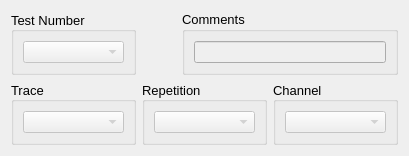
        <widget class="QWidget" name="review">
         <property name="sizePolicy">
          <sizepolicy hsizetype="Preferred" vsizetype="Preferred">
           <horstretch>0</horstretch>
           <verstretch>0</verstretch>
          </sizepolicy>
         </property>
         <attribute name="title">
          <string>Review</string>
         </attribute>
         <layout class="QGridLayout" name="gridLayout_3">
          <item row="0" column="2" colspan="2">
           <widget class="QGroupBox" name="groupBox_review_comments">
            <property name="sizePolicy">
             <sizepolicy hsizetype="Preferred" vsizetype="Preferred">
              <horstretch>0</horstretch>
              <verstretch>0</verstretch>
             </sizepolicy>
            </property>
            <property name="font">
             <font>
              <pointsize>10</pointsize>
             </font>
            </property>
            <property name="title">
             <string>Comments </string>
            </property>
            <property name="flat">
             <bool>true</bool>
            </property>
            <layout class="QGridLayout" name="gridLayout_13">
             <item row="0" column="0">
              <widget class="QLineEdit" name="lineEdit_review_comments">
               <property name="enabled">
                <bool>false</bool>
               </property>
               <property name="sizePolicy">
                <sizepolicy hsizetype="Expanding" vsizetype="Fixed">
                 <horstretch>0</horstretch>
                 <verstretch>0</verstretch>
                </sizepolicy>
               </property>
               <property name="minimumSize">
                <size>
                 <width>0</width>
                 <height>20</height>
                </size>
               </property>
               <property name="font">
                <font>
                 <pointsize>8</pointsize>
                </font>
               </property>
               <property name="readOnly">
                <bool>true</bool>
               </property>
              </widget>
             </item>
            </layout>
           </widget>
          </item>
          <item row="0" column="0">
           <widget class="QGroupBox" name="groupBox_review_test">
            <property name="sizePolicy">
             <sizepolicy hsizetype="Fixed" vsizetype="Preferred">
              <horstretch>0</horstretch>
              <verstretch>0</verstretch>
             </sizepolicy>
            </property>
            <property name="minimumSize">
             <size>
              <width>125</width>
              <height>0</height>
             </size>
            </property>
            <property name="font">
             <font>
              <pointsize>10</pointsize>
             </font>
            </property>
            <property name="title">
             <string>Test Number </string>
            </property>
            <property name="alignment">
             <set>Qt::AlignLeading|Qt::AlignLeft|Qt::AlignVCenter</set>
            </property>
            <property name="flat">
             <bool>true</bool>
            </property>
            <layout class="QGridLayout" name="gridLayout_5">
             <item row="0" column="0">
              <widget class="QComboBox" name="comboBox_review_test_num">
               <property name="enabled">
                <bool>false</bool>
               </property>
               <property name="sizePolicy">
                <sizepolicy hsizetype="Preferred" vsizetype="Fixed">
                 <horstretch>0</horstretch>
                 <verstretch>0</verstretch>
                </sizepolicy>
               </property>
               <property name="minimumSize">
                <size>
                 <width>75</width>
                 <height>20</height>
                </size>
               </property>
               <property name="maximumSize">
                <size>
                 <width>16777215</width>
                 <height>16777215</height>
                </size>
               </property>
               <property name="font">
                <font>
                 <pointsize>8</pointsize>
                </font>
               </property>
               <property name="layoutDirection">
                <enum>Qt::LeftToRight</enum>
               </property>
              </widget>
             </item>
            </layout>
           </widget>
          </item>
          <item row="0" column="1">
           <spacer name="horizontalSpacer_3">
            <property name="orientation">
             <enum>Qt::Horizontal</enum>
            </property>
            <property name="sizeType">
             <enum>QSizePolicy::Fixed</enum>
            </property>
            <property name="sizeHint" stdset="0">
             <size>
              <width>34</width>
              <height>20</height>
             </size>
            </property>
           </spacer>
          </item>
          <item row="2" column="0" colspan="4">
           <layout class="QHBoxLayout" name="horizontalLayout_review">
            <item>
             <widget class="QGroupBox" name="groupBox_review_trace">
              <property name="minimumSize">
               <size>
                <width>125</width>
                <height>0</height>
               </size>
              </property>
              <property name="font">
               <font>
                <pointsize>10</pointsize>
               </font>
              </property>
              <property name="title">
               <string>Trace </string>
              </property>
              <property name="alignment">
               <set>Qt::AlignLeading|Qt::AlignLeft|Qt::AlignVCenter</set>
              </property>
              <property name="flat">
               <bool>true</bool>
              </property>
              <layout class="QGridLayout" name="gridLayout_6">
               <item row="0" column="0">
                <widget class="QComboBox" name="comboBox_review_trace">
                 <property name="enabled">
                  <bool>false</bool>
                 </property>
                 <property name="sizePolicy">
                  <sizepolicy hsizetype="Expanding" vsizetype="Fixed">
                   <horstretch>0</horstretch>
                   <verstretch>0</verstretch>
                  </sizepolicy>
                 </property>
                 <property name="minimumSize">
                  <size>
                   <width>75</width>
                   <height>20</height>
                  </size>
                 </property>
                 <property name="maximumSize">
                  <size>
                   <width>16777215</width>
                   <height>16777215</height>
                  </size>
                 </property>
                 <property name="font">
                  <font>
                   <pointsize>8</pointsize>
                  </font>
                 </property>
                 <property name="layoutDirection">
                  <enum>Qt::LeftToRight</enum>
                 </property>
                </widget>
               </item>
              </layout>
             </widget>
            </item>
            <item>
             <widget class="QGroupBox" name="groupBox_review_rep">
              <property name="minimumSize">
               <size>
                <width>125</width>
                <height>0</height>
               </size>
              </property>
              <property name="font">
               <font>
                <pointsize>10</pointsize>
               </font>
              </property>
              <property name="title">
               <string>Repetition </string>
              </property>
              <property name="alignment">
               <set>Qt::AlignLeading|Qt::AlignLeft|Qt::AlignVCenter</set>
              </property>
              <property name="flat">
               <bool>true</bool>
              </property>
              <layout class="QGridLayout" name="gridLayout_7">
               <item row="0" column="0">
                <widget class="QComboBox" name="comboBox_review_rep">
                 <property name="enabled">
                  <bool>false</bool>
                 </property>
                 <property name="sizePolicy">
                  <sizepolicy hsizetype="Expanding" vsizetype="Fixed">
                   <horstretch>0</horstretch>
                   <verstretch>0</verstretch>
                  </sizepolicy>
                 </property>
                 <property name="minimumSize">
                  <size>
                   <width>75</width>
                   <height>20</height>
                  </size>
                 </property>
                 <property name="maximumSize">
                  <size>
                   <width>16777215</width>
                   <height>16777215</height>
                  </size>
                 </property>
                 <property name="font">
                  <font>
                   <pointsize>8</pointsize>
                  </font>
                 </property>
                 <property name="layoutDirection">
                  <enum>Qt::LeftToRight</enum>
                 </property>
                </widget>
               </item>
              </layout>
             </widget>
            </item>
            <item>
             <widget class="QGroupBox" name="groupBox_review_channel">
              <property name="minimumSize">
               <size>
                <width>125</width>
                <height>0</height>
               </size>
              </property>
              <property name="font">
               <font>
                <pointsize>10</pointsize>
               </font>
              </property>
              <property name="title">
               <string>Channel </string>
              </property>
              <property name="alignment">
               <set>Qt::AlignLeading|Qt::AlignLeft|Qt::AlignVCenter</set>
              </property>
              <property name="flat">
               <bool>true</bool>
              </property>
              <layout class="QGridLayout" name="gridLayout_8">
               <item row="0" column="0">
                <widget class="QComboBox" name="comboBox_review_channel">
                 <property name="enabled">
                  <bool>false</bool>
                 </property>
                 <property name="sizePolicy">
                  <sizepolicy hsizetype="Expanding" vsizetype="Fixed">
                   <horstretch>0</horstretch>
                   <verstretch>0</verstretch>
                  </sizepolicy>
                 </property>
                 <property name="minimumSize">
                  <size>
                   <width>75</width>
                   <height>20</height>
                  </size>
                 </property>
                 <property name="maximumSize">
                  <size>
                   <width>16777215</width>
                   <height>16777215</height>
                  </size>
                 </property>
                 <property name="font">
                  <font>
                   <pointsize>8</pointsize>
                  </font>
                 </property>
                 <property name="layoutDirection">
                  <enum>Qt::LeftToRight</enum>
                 </property>
                </widget>
               </item>
              </layout>
             </widget>
            </item>
           </layout>
          </item>
         </layout>
        </widget>
